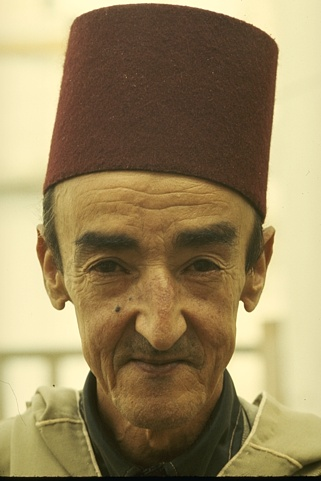
#> input picture Experiments/Image Segmentation exp - v2/Image8/189080.jpg, 321 x 481 px
$ jupyter execute '_kmeans-image segementation - 36 cluster - kalgo.ipynb'   (shell and % lines are left out)
#> lines starting #> are read from the running program, lines starting #| are printed output that depends on the picture
### Experiments/Image Segmentation exp - v2/Image1/kmeansAlgo.py
import numpy as np
from numpy.linalg import norm


class Kmeans:
    '''Implementing Kmeans algorithm.'''

    def __init__(self, n_clusters, max_iter=50, random_state=123):
        self.n_clusters = n_clusters
        self.max_iter = max_iter
        self.random_state = random_state

    def initializ_centroids(self, X):
        np.random.RandomState(self.random_state)
        random_idx = np.random.permutation(X.shape[0])
        centroids = X[random_idx[:self.n_clusters]]
        return centroids

    def compute_centroids(self, X, labels):
        centroids = np.zeros((self.n_clusters, X.shape[1]))
        for k in range(self.n_clusters):
            centroids[k, :] = np.mean(X[labels == k, :], axis=0)
        return centroids

    def compute_distance(self, X, centroids):
        distance = np.zeros((X.shape[0], self.n_clusters))
        for k in range(self.n_clusters):
            row_norm = norm(X - centroids[k, :], axis=1)
            distance[:, k] = np.square(row_norm)
        return distance

    def find_closest_cluster(self, distance):
        return np.argmin(distance, axis=1)

    def compute_sse(self, X, labels, centroids):
        distance = np.zeros(X.shape[0])
        for k in range(self.n_clusters):
            distance[labels == k] = norm(X[labels == k] - centroids[k], axis=1)
        return np.sum(np.square(distance))

    def fit(self, X):
        self.centroids = self.initializ_centroids(X)
        for i in range(self.max_iter):
            old_centroids = self.centroids
            distance = self.compute_distance(X, old_centroids)
            self.labels = self.find_closest_cluster(distance)
            self.centroids = self.compute_centroids(X, self.labels)
            if np.all(old_centroids == self.centroids):
                break
        self.error = self.compute_sse(X, self.labels, self.centroids)

    def predict(self, X):
        distance = self.compute_distance(X, old_centroids)
        return self.find_closest_cluster(distance)

### Experiments/Image Segmentation exp - v2/Image8/PsnrSnr.py
import numpy as np
def mse(vref, vcmp):
    """
    Compute Mean Squared Error (MSE) between two images.

    Parameters
    ----------
    vref : array_like
      Reference image
    vcmp : array_like
      Comparison image

    Returns
    -------
    x : float
      MSE between `vref` and `vcmp`
    """

    r = np.asarray(vref, dtype=np.float64).ravel()
    c = np.asarray(vcmp, dtype=np.float64).ravel()
    return np.mean(np.abs(r - c)**2)

def snr(vref, vcmp):
    """
    Compute Signal to Noise Ratio (SNR) of two images.

    Parameters
    ----------
    vref : array_like
      Reference image
    vcmp : array_like
      Comparison image

    Returns
    -------
    x : float
      SNR of `vcmp` with respect to `vref`
    """

    dv = np.var(vref)
    with np.errstate(divide='ignore'):
        rt = dv / mse(vref, vcmp)
    return 10.0 * np.log10(rt)


def psnr(vref, vcmp, rng=None):
    """
    Compute Peak Signal to Noise Ratio (PSNR) of two images. The PSNR
    calculation defaults to using the less common definition in terms
    of the actual range (i.e. max minus min) of the reference signal
    instead of the maximum possible range for the data type
    (i.e. :math:`2^b-1` for a :math:`b` bit representation).

    Parameters
    ----------
    vref : array_like
      Reference image
    vcmp : array_like
      Comparison image
    rng : None or int, optional (default None)
      Signal range, either the value to use (e.g. 255 for 8 bit samples) or
      None, in which case the actual range of the reference signal is used

    Returns
    -------
    x : float
      PSNR of `vcmp` with respect to `vref`
    """

    if rng is None:
        rng = vref.max() - vref.min()
    dv = (rng + 0.0)**2
    with np.errstate(divide='ignore'):
        rt = dv / mse(vref, vcmp)
    return 10.0 * np.log10(rt)

### Experiments/Image Segmentation exp - v2/Image8/_kmeans-image segementation - 36 cluster - kalgo.ipynb
[cell 1]
import numpy as np
import pandas as pd
import cv2 as cv
from matplotlib import pyplot as plt

# from sklearn.cluster import KMeans
import PsnrSnr as p
import kmeansAlgo

[cell 2]
img = cv.imread("189080.jpg", 0)
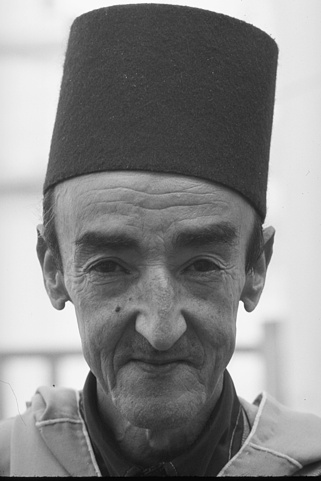
#> img: shape (481, 321); min 1, max 255, mean 134.4
size=200
img = cv.resize(img, dsize=(size, size))
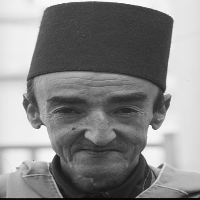
#> img: shape (200, 200); min 5, max 252, mean 134.3
width=img.shape[0]
#> width = 200
height=img.shape[1]
#> height = 200

plt.imshow(img, cmap="gray")
plt.xticks([])
plt.yticks([])
plt.grid(False)
plt.show()

[cell 3]
i = 0
j = 0
luv = []

for h in range(int(width / 2)):
    j = 0
    for k in range(int(height / 2)):
        luv.append([img[i, j], img[i + 1, j], img[i, j + 1], img[i + 1, j + 1]])
        j = j + 2
    i = i + 2
#> after the loop, i = 200; luv = 10000 items, first 6: [230, 230, 231, 231], [232, 231, 233, 232], [233, 232, 233, 232], [234, 234, 235, 235], [235, 236, 236, 237], [236, 236, 238, 238]

[cell 4]
import time as t

cluster = 36

clusterssize = [cluster]  # 2, 3, 4, 5, 6, 7, 8, 9,
timearray = []
error = []
segementedImg = []

[cell 5]
for i in clusterssize:

    start = t.time()
    kmeans = kmeansAlgo.Kmeans(n_clusters=i, random_state=0, max_iter=50)
    kmeans.fit(np.array(luv))

    timearray.append(t.time() - start)

    segementedImg.append(kmeans.labels)

    pic2show = kmeans.centroids
    print(timearray)
#> this loop made 1 pass
#> after the loop, segementedImg = 1 item; timearray = [0.975]

[cell 6]
lables = np.array(kmeans.labels)
#> lables = 10000 values, max 35 at index 138, min 0 at index 3713, mean 15.62
print(np.array(kmeans.labels).shape)
#| (10000,)
print(kmeans.centroids.shape)
#| (36, 4)

clustercenters = (kmeans.centroids).reshape(cluster, 4)
#> clustercenters = 36 rows, first 6: [192.4, 193, 192.3, 192.5], [219.3, 219, 219.5, 218.8], [242.7, 170.1, 240.6, 168.9], [234.4, 234.2, 234.5, 234.1], [67.3, 67.07, 67.52, 66.91], [91.03, 93.1, 179.5, 187]
centersp = (kmeans.centroids).reshape(cluster, 4)
#> centersp has the same summary as clustercenters
centersp.shape
#> Out = (36, 4)

[cell 7]
finalval = []
for i in range(lables.shape[0]):
    finalval.append(centersp[lables[i]])
#> after the loop, finalval = 10000 items, first 6: [230.1, 230.6, 230.5, 230.8], [230.1, 230.6, 230.5, 230.8], [234.4, 234.2, 234.5, 234.1], [234.4, 234.2, 234.5, 234.1], [237.4, 237.2, 237.5, 237.3], [237.4, 237.2, 237.5, 237.3]

finalval = np.array(finalval).reshape(int(width / 2), int(height / 2), 4)
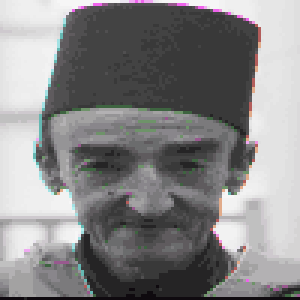
#> finalval: shape (100, 100, 4) float64 (shown 3 times larger); mean of channels 0, 1, 2, 3 134.6, 133.9, 134.6, 133.9; drawn as B, G, R

[cell 8]
# pd.DataFrame(kmeans.cluster_centers_[kmeans.labels_])

[cell 9]
# convert back the clustered image to the original form
# decoding

temp = np.zeros((width, height))
#> temp: shape (200, 200) float64; every value is 0
i = 0
j = 0
for h in range(int(width / 2)):
    j = 0
    for k in range(int(height / 2)):
        val = finalval

        temp[i, j] = val[h][k][0]
        temp[i + 1, j] = val[h][k][1]
        temp[i, j + 1] = val[h][k][2]
        temp[i + 1, j + 1] = val[h][k][3]

        j = j + 2
    i = i + 2
#> after the loop, i = 200

plt.imshow(temp, cmap="gray")
plt.xticks([])
plt.yticks([])
plt.grid(False)
plt.savefig("Kmeans_SegementdIMg_" + str(cluster) + ".jpg")
plt.show()

[cell 10]
plt.imshow(256 - abs(img - temp), cmap="gray")
plt.xticks([])
plt.yticks([])
plt.grid(False)

plt.savefig("Kmeans_SegementdIMg_error_" + str(cluster) + ".jpg")
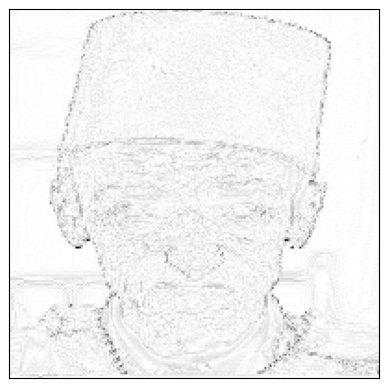
#> figure drawn by matplotlib, 1 panel
plt.show()

[cell 11]
psnr = p.psnr(np.array(img).astype(int), np.array(temp).astype(int))
#> in psnr, `rng = vref.max() - vref.min()`: rng = 247
#> in psnr, `dv = (rng + 0.0)**2`: dv = 61009
#> in psnr, `rt = dv / mse(vref, vcmp)`: rt = 1162.6
#> psnr = 30.65
psnr
#> Out = 30.65

[cell 12]
snr = p.snr(np.array(img).astype(int), np.array(temp).astype(int))
#> in snr, `dv = np.var(vref)`: dv = 5297.7
#> in snr, `rt = dv / mse(vref, vcmp)`: rt = 101
#> snr = 20.04
psnr
#> Out = 30.65
